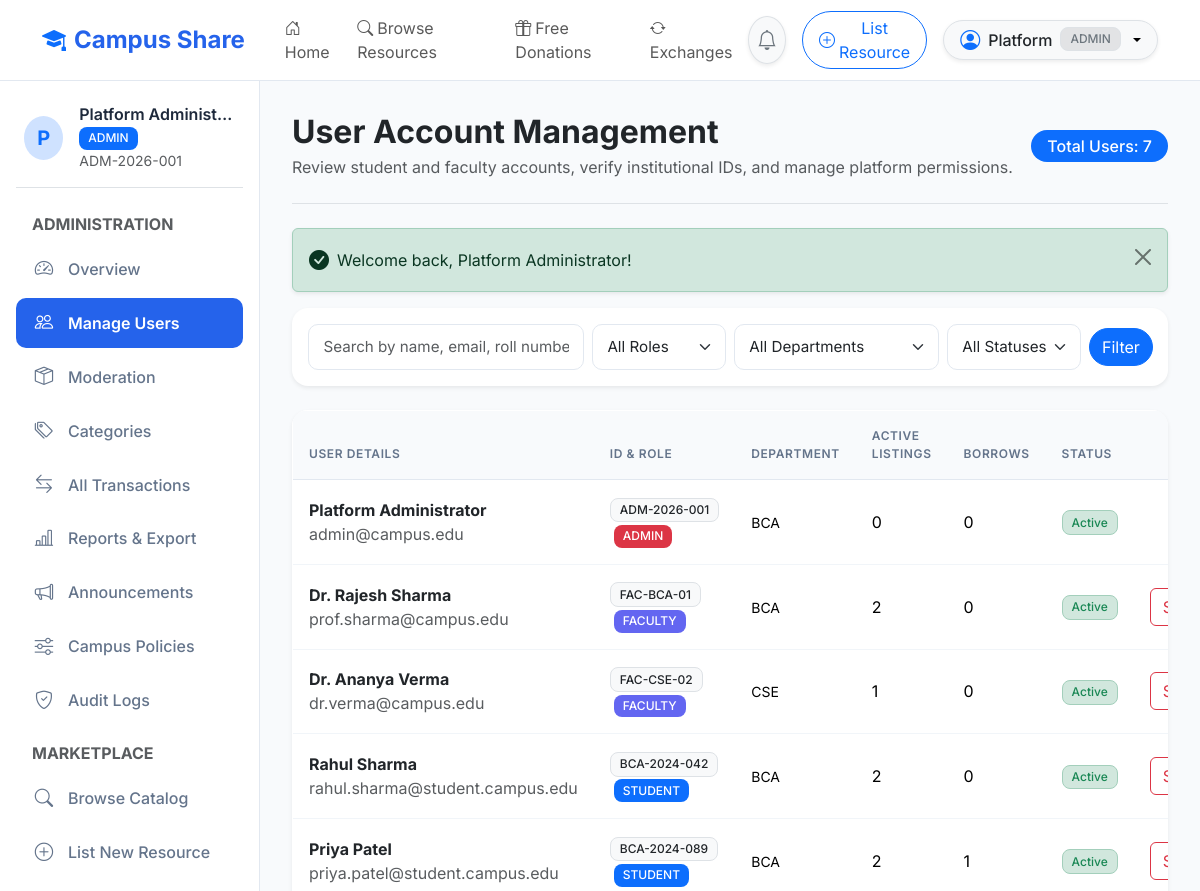
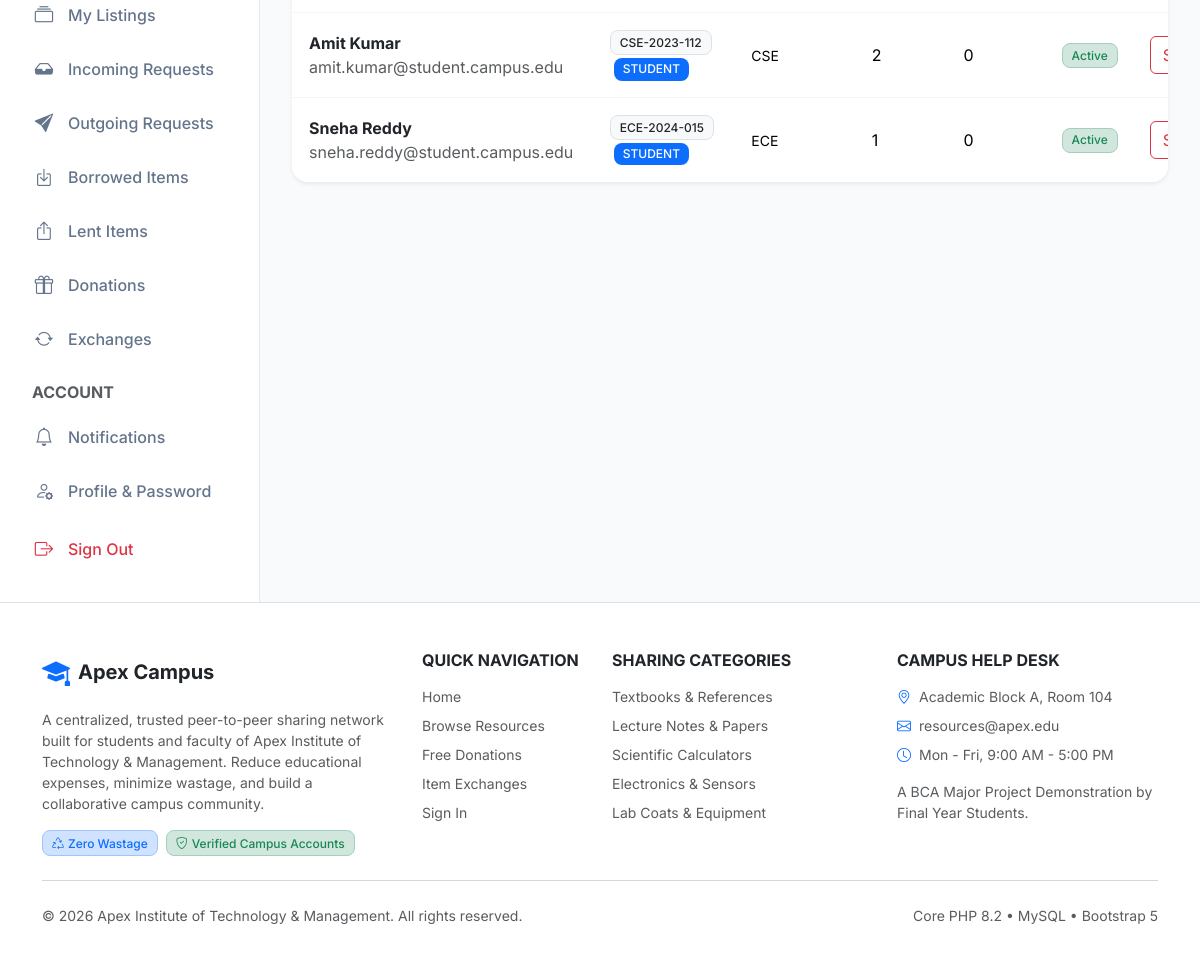
The page /admin/users.php (signed in) on the database its author committed (2 pictures, top to bottom).
### tables this page shows
CREATE TABLE `users` (
    `id` INT AUTO_INCREMENT PRIMARY KEY,
    `full_name` VARCHAR(100) NOT NULL,
    `email` VARCHAR(150) NOT NULL UNIQUE,
    `password_hash` VARCHAR(255) NOT NULL,
    `institution_id` VARCHAR(50) NOT NULL UNIQUE,
    `department_id` INT NULL,
    `role` ENUM('student', 'faculty', 'admin') NOT NULL DEFAULT 'student',
    `course` VARCHAR(100) NULL,
    `semester` INT NULL,
    `designation` VARCHAR(100) NULL,
    `phone` VARCHAR(30) NULL,
    `profile_image` VARCHAR(255) NULL,
    `account_status` ENUM('active', 'suspended', 'pending') NOT NULL DEFAULT 'active',
    `created_at` TIMESTAMP DEFAULT CURRENT_TIMESTAMP,
    `updated_at` TIMESTAMP DEFAULT CURRENT_TIMESTAMP ON UPDATE CURRENT_TIMESTAMP,
    INDEX `idx_users_role` (`role`),
    INDEX `idx_users_status` (`account_status`),
    CONSTRAINT `fk_users_department` FOREIGN KEY (`department_id`) REFERENCES `departments`(`id`) ON DELETE SET NULL
);

CREATE TABLE `departments` (
    `id` INT AUTO_INCREMENT PRIMARY KEY,
    `department_name` VARCHAR(100) NOT NULL,
    `department_code` VARCHAR(20) NOT NULL UNIQUE,
    `status` ENUM('active', 'inactive') DEFAULT 'active',
    `created_at` TIMESTAMP DEFAULT CURRENT_TIMESTAMP
);

### admin/users.php (the view, shortened to what the rows shown need)
<?php
require_role('admin');
$pdo = Database::getConnection();
$sql = "
    SELECT u.*, d.department_name, d.department_code,
           (SELECT COUNT(*) FROM resources r WHERE r.owner_id = u.id) as listings_count,
           (SELECT COUNT(*) FROM borrowing_transactions bt WHERE bt.borrower_id = u.id AND bt.transaction_status = 'active') as active_borrows
    FROM users u
    LEFT JOIN departments d ON u.department_id = d.id
    WHERE 1=1
";
$params = [];
$sql .= " ORDER BY u.created_at DESC";
$stmt = $pdo->prepare($sql);
$stmt->execute($params);
$users = $stmt->fetchAll();
require_once BASE_PATH . '/includes/header.php';
?>
<div class="dashboard-layout">
    <?php require_once BASE_PATH . '/includes/sidebar.php'; ?>
    <main class="dashboard-content">
        <div class="d-flex justify-content-between align-items-center pb-4 mb-4 border-bottom">
            <div>
                <h2 class="fw-bold text-dark mb-1">User Account Management</h2>
            </div>
        </div>
        <div class="card border-0 rounded-4 shadow-sm bg-white overflow-hidden">
            <div class="table-responsive">
                <table class="table table-custom align-middle mb-0">
                    <thead>
                        <tr>
                            <th>User Details</th>
                            <th>ID & Role</th>
                            <th>Department</th>
                            <th>Active Listings</th>
                            <th>Borrows</th>
                            <th>Status</th>
                            <th class="text-end">Manage</th>
                        </tr>
                    </thead>
                    <tbody>
                        <?php foreach ($users as $u): ?>
                            <tr>
                                <td>
                                    <div class="fw-bold text-dark"><?= e($u['full_name']) ?></div>
                                    <div class="text-xs text-muted"><?= e($u['email']) ?></div>
                                </td>
                                <td>
                                    <span class="badge bg-light text-dark border"><?= e($u['institution_id']) ?></span>
                                    <span class="badge <?= ($u['role'] === 'admin') ? 'bg-danger' : (($u['role'] === 'faculty') ? 'bg-indigo' : 'bg-primary') ?> text-white ms-1" style="<?= ($u['role'] === 'faculty') ? 'background-color: #6366f1;' : '' ?>">
                                        <?= strtoupper($u['role']) ?>
                                    </span>
                                </td>
                                <td><span class="small"><?= e($u['department_code'] ?? 'None') ?></span></td>
                                <td><?= $u['listings_count'] ?></td>
                                <td><?= $u['active_borrows'] ?></td>
                                <td>
                                    <?php if ($u['account_status'] === 'active'): ?>
                                        <span class="badge bg-success-subtle text-success border border-success-subtle">Active</span>
                                    <?php else: ?>
                                        <span class="badge bg-danger-subtle text-danger border border-danger-subtle">Suspended</span>
                                    <?php endif; ?>
                                </td>
                                <td class="text-end">
                                    <?php if ((int)$u['id'] !== (int)$currentUser['id']): ?>
                                        <div class="btn-group btn-group-sm">
                                            <?php if ($u['account_status'] === 'active'): ?>
                                                <form method="POST" action="<?= APP_URL ?>/admin/users.php" class="d-inline" data-confirm="Suspend account for <?= e($u['full_name']) ?>?">
                                                    <button type="submit" class="btn btn-outline-danger" title="Suspend user">
                                                    </button>
                                                </form>
                                            <?php endif; ?>
                                        </div>
                                    <?php else: ?>
                                        <span class="text-xs text-muted">You</span>
                                    <?php endif; ?>
                                </td>
                            </tr>
                        <?php endforeach; ?>
                    </tbody>
                </table>
            </div>
        </div>
    </main>
</div>
<?php require_once BASE_PATH . '/includes/footer.php'; ?>

### includes/navbar.php (shortened to what the rows shown need)
<?php
$currentUser = is_logged_in() ? current_user() : null;
?>
<nav class="navbar navbar-expand-lg navbar-custom sticky-top py-2">
    <div class="container">
        <div class="collapse navbar-collapse" id="navbarMain">
            <div class="d-flex align-items-center gap-3">
                <?php if ($currentUser): ?>
                    <a href="<?= APP_URL ?>/student/notifications.php" class="btn btn-light position-relative rounded-circle border shadow-sm p-2" title="Notifications">
                        <i class="bi bi-bell text-secondary fs-5"></i>
                    </a>
                    <a href="<?= APP_URL ?>/student/add_resource.php" class="btn btn-outline-primary rounded-pill px-3 py-1 text-sm d-none d-sm-inline-flex align-items-center gap-1">
                        <i class="bi bi-plus-circle"></i>
                        <span>List Resource</span>
                    </a>
                    <div class="dropdown">
                        <button class="btn btn-light dropdown-toggle border rounded-pill d-flex align-items-center gap-2 py-1 px-3 shadow-sm" type="button" data-bs-toggle="dropdown" aria-expanded="false">
                            <i class="bi bi-person-circle fs-5 text-primary"></i>
                            <span class="fw-medium text-dark"><?= e(explode(' ', $currentUser['full_name'])[0]) ?></span>
                            <span class="badge bg-secondary-subtle text-secondary border text-xs"><?= strtoupper($currentUser['role']) ?></span>
                        </button>
                    </div>
                <?php else: ?>
                    <a href="<?= APP_URL ?>/login.php" class="btn btn-outline-primary rounded-pill px-4">Sign In</a>
                    <a href="<?= APP_URL ?>/register.php" class="btn btn-primary rounded-pill px-4">Register</a>
                <?php endif; ?>
            </div>
        </div>
    </div>
</nav>

### includes/sidebar.php (shortened to what the rows shown need)
<?php
$user = current_user();
?>
<aside class="dashboard-sidebar">
    <div class="d-flex align-items-center gap-3 mb-4 pb-3 border-bottom px-2">
        <div class="rounded-circle bg-primary-subtle text-primary d-flex align-items-center justify-content-center fw-bold fs-5" style="width: 44px; height: 44px;">
            <?= strtoupper(substr($user['full_name'], 0, 1)) ?>
        </div>
        <div class="overflow-hidden">
            <h6 class="mb-0 text-truncate fw-semibold"><?= e($user['full_name']) ?></h6>
            <span class="badge bg-primary text-white text-xs text-uppercase"><?= e($user['role']) ?></span>
            <small class="d-block text-muted text-xs text-truncate"><?= e($user['institution_id']) ?></small>
        </div>
    </div>
</aside>

### rows shown on the page
users: full_name "Platform", role "ADMIN", full_name "P", full_name "Platform Administ…", institution "ADM-2026-001", full_name "Platform Administrator", email "admin@campus.edu", department.department_code "BCA", listings_count "0", active_borrows "0", account_status "Active"
users: full_name "Dr. Rajesh Sharma", email "prof.sharma@campus.edu", institution "FAC-BCA-01", role "FACULTY", department.department_code "BCA", listings_count "2", active_borrows "0", account_status "Active"
users: full_name "Dr. Ananya Verma", email "dr.verma@campus.edu", institution "FAC-CSE-02", role "FACULTY", department.department_code "CSE", listings_count "1", active_borrows "0", account_status "Active"
users: full_name "Rahul Sharma", email "rahul.sharma@student.campus.edu", institution "BCA-2024-042", role "STUDENT", department.department_code "BCA", listings_count "2", active_borrows "0", account_status "Active"
users: full_name "Priya Patel", email "priya.patel@student.campus.edu", institution "BCA-2024-089", role "STUDENT", department.department_code "BCA", listings_count "2", active_borrows "1", account_status "Active"
users: full_name "Amit Kumar", email "amit.kumar@student.campus.edu", institution "CSE-2023-112", role "STUDENT", department.department_code "CSE", listings_count "2", active_borrows "0", account_status "Active"
users: full_name "Sneha Reddy", email "sneha.reddy@student.campus.edu", institution "ECE-2024-015", role "STUDENT", department.department_code "ECE", listings_count "1", active_borrows "0", account_status "Active"

### other values the page prints
count($users) "7"
$msg "Welcome back, Platform Administrator!"
APP_NAME "Apex Campus"
INSTITUTION_NAME "Apex Institute of Technology & Management"
get_setting('campus_help_desk', 'Academic Block A, Room 104') "Academic Block A, Room 104"
get_setting('campus_contact_email', 'resources@apex.edu') "resources@apex.edu"
